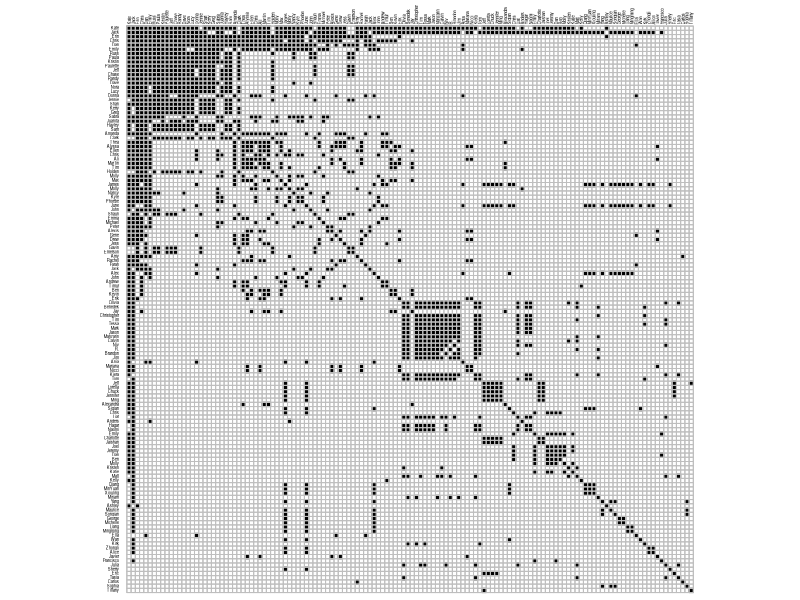
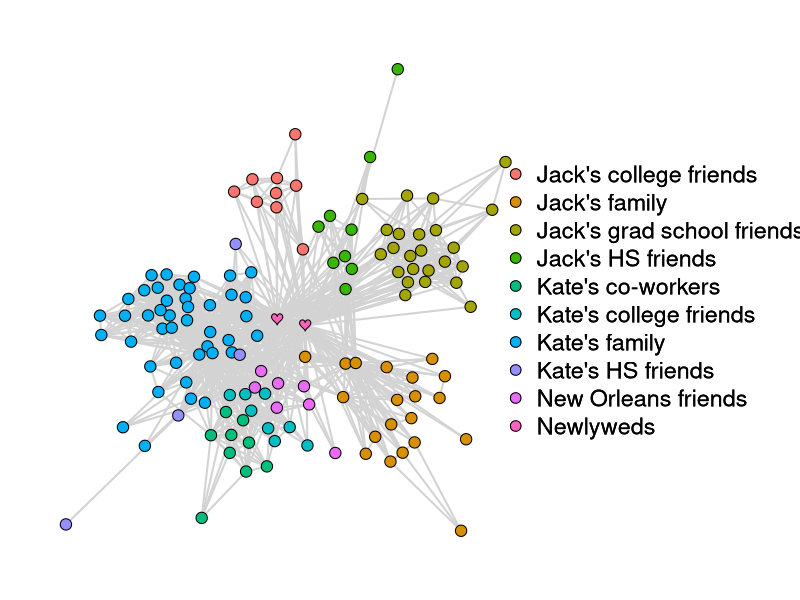

Write the R code that produced these figures, in order.
## ---- chunk 1
# packages needed
if (!require("tidyverse")) {install.packages("tidyverse")}; require("tidyverse")
if (!require("corrplot")) {install.packages("corrplot")}; require("corrplot")
if (!require("qgraph")) {install.packages("qgraph")}; require("qgraph")

# load data
read_csv(file = "subjective.network.csv") -> admat_lower # adjacency matrix, lower half only
read_csv(file = "groups.csv") -> groups                  # organize guests into groups

# labels for groups and shapes
groups %>%
  mutate(group_label = case_when(group == 1 ~ "Kate's family", 
                                 group == 2 ~ "Kate's co-workers", 
                                 group == 3 ~ "Kate's college friends", 
                                 group == 4 ~ "Kate's HS friends", 
                                 group == 5 ~ "New Orleans friends", 
                                 group == 6 ~ "Jack's HS friends", 
                                 group == 7 ~ "Jack's college friends", 
                                 group == 8 ~ "Jack's grad school friends", 
                                 group == 9 ~ "Jack's family", 
                                 group == 10 ~ "Newlyweds"), 
         shape = ifelse(test = name == "Jack Cao" | 
                          name == "Kate Leist", 
                        yes = "heart", 
                        no = "circle")) -> groups
# convert admat_lower to matrix
admat_lower %>%
  select(2:ncol(admat_lower)) %>%
  as.matrix() -> admat_lower

# create full adjacency matrix
  # 134 x 134 identity matrix
admat_full <- diag(nrow(admat_lower))

  # add column and row labels, first names only
word(string = colnames(admat_lower), start = 1, sep = " ") -> colnames(admat_full) -> rownames(admat_full)

  # make lower half admat_full the same as lower half of admat_lower
admat_full[lower.tri(admat_full)] <- admat_lower[lower.tri(admat_lower)]

  # reflect lower half to upper half
admat_full + t(admat_full) -> admat_full

  # make diag equal to 1
diag(admat_full) <- 1

  # check if symmetric
isSymmetric(admat_full)
## ---- chunk 2

corrplot::corrplot(corr = admat_full, 
                   method = "square", 
                   type = "full",
                   diag = TRUE,
                   order = "FPC",
                   tl.cex = 0.25,
                   tl.col = "black",
                   cl.pos = "n",
                   col = colorRampPalette(c("green","white","black"))(200))
  
## ---- chunk 3

qgraph(input = admat_full,                               ## Adjacency matrix
       layout = "spring",
       groups = as.factor(groups$group_label),    
       palette = "ggplot2",
       labels = FALSE,
       vsize = 1.5,                                      ## Node size
       shape = as.character(groups$shape),               ## Node shape
       border.color = "black",                           ## Border color of nodes
       unCol = "lightgrey",                              ## Edge color
       legend = TRUE, 
       legend.cex = 0.7)
